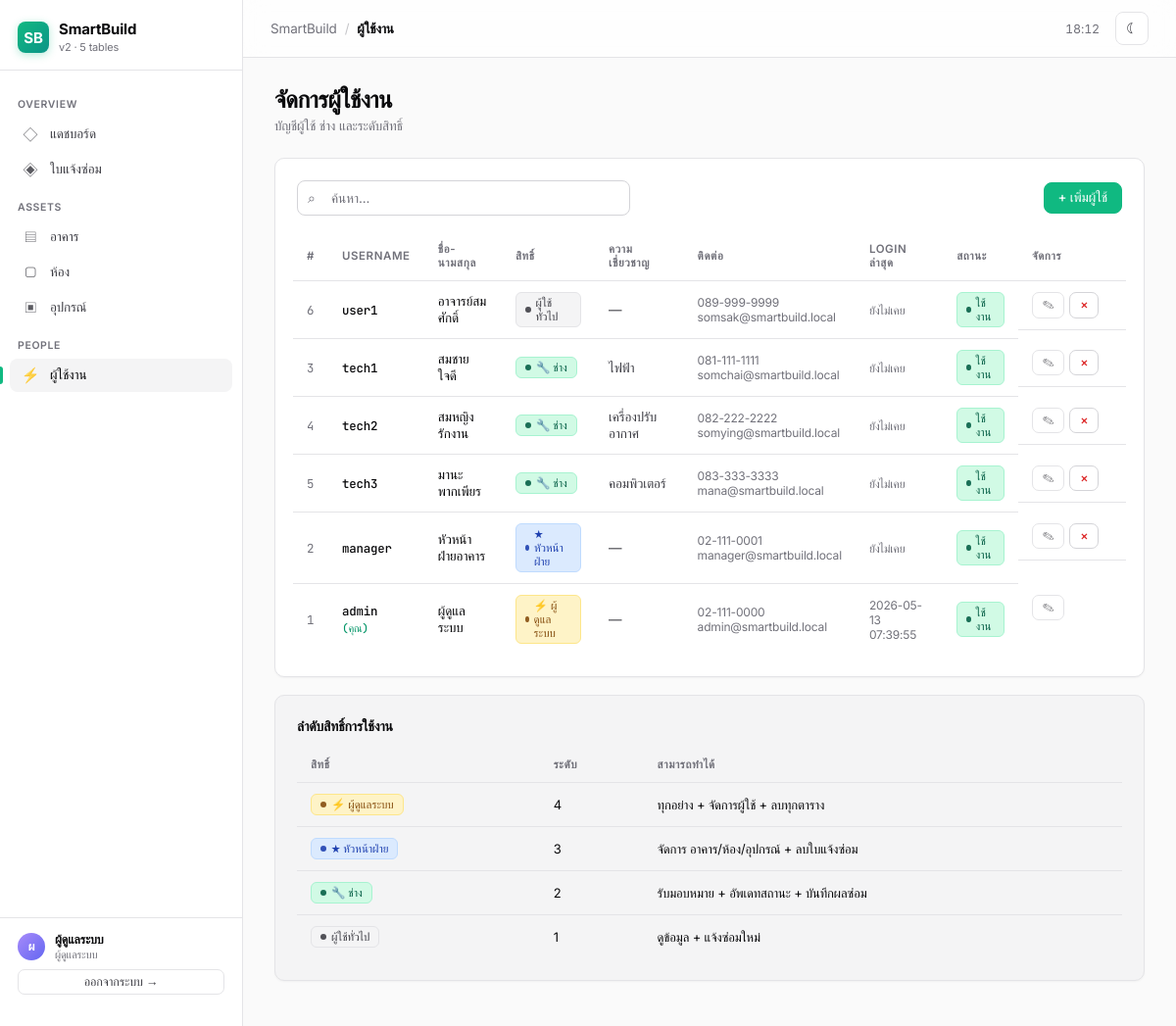
The app's page /users (signed in) with its own data.
### tables this page shows
CREATE TABLE users (
            id INTEGER PRIMARY KEY AUTOINCREMENT,
            username TEXT NOT NULL UNIQUE,
            password_hash TEXT NOT NULL,
            full_name TEXT NOT NULL,
            email TEXT,
            phone TEXT,
            role TEXT NOT NULL DEFAULT 'user',
            specialty TEXT,
            is_active INTEGER NOT NULL DEFAULT 1,
            created_at TEXT DEFAULT CURRENT_TIMESTAMP,
            last_login TEXT
        );

### app.py (the view)
@app.route("/users")
@role_required("admin")
def users():
    rows = get_db().execute("SELECT * FROM users ORDER BY role DESC, id").fetchall()
    return render_template("users.html", rows=rows)

### app.py (called while the page is built)
def get_db():
    if "db" not in g:
        g.db = sqlite3.connect(DB_PATH)
        g.db.row_factory = sqlite3.Row
        g.db.execute("PRAGMA foreign_keys = ON")
    return g.db

def current_user():
    if "user_id" not in session:
        return None
    if "_user" not in g:
        g._user = get_db().execute(
            "SELECT * FROM users WHERE id=? AND is_active=1", (session["user_id"],)
        ).fetchone()
    return g._user

@app.context_processor
def inject_globals():
    return {
        "current_user": current_user(),
        "ROLE_LABELS": ROLE_LABELS,
        "STATUS_LABELS": STATUS_LABELS,
        "PRIORITY_LABELS": PRIORITY_LABELS,
        "EQUIP_STATUS_LABELS": EQUIP_STATUS_LABELS,
    }

def role_required(min_role):
    def deco(view):
        @wraps(view)
        def wrapped(*a, **kw):
            u = current_user()
            if not u:
                return redirect(url_for("login", next=request.path))
            if ROLE_LEVELS.get(u["role"], 0) < ROLE_LEVELS[min_role]:
                flash("คุณไม่มีสิทธิ์เข้าถึงส่วนนี้", "error")
                return redirect(url_for("index"))
            return view(*a, **kw)
        return wrapped
    return deco

@app.before_request
def require_login():
    if request.endpoint in (None, "login", "static"):
        return
    if not current_user():
        return redirect(url_for("login", next=request.path))

### templates/users.html (shortened to what this page needs)
{% extends 'base.html' %}
{% block crumb %}ผู้ใช้งาน{% endblock %}
{% block content %}
<h2 class="page-title">จัดการผู้ใช้งาน</h2>
<p class="page-sub">บัญชีผู้ใช้ ช่าง และระดับสิทธิ์</p>
<div class="card">
  <div class="toolbar">
    <div class="toolbar-left">
      <div class="search-box"><span class="ico">⌕</span><input id="searchBox" placeholder="ค้นหา..." oninput="tableSearch('searchBox','mainTable')"></div>
    </div>
    <button class="btn btn-accent" onclick="openModal('addModal')">+ เพิ่มผู้ใช้</button>
  </div>
  <div class="table-wrap">
    <table id="mainTable">
      <thead><tr><th>#</th><th>Username</th><th>ชื่อ-นามสกุล</th><th>สิทธิ์</th><th>ความเชี่ยวชาญ</th><th>ติดต่อ</th><th>Login ล่าสุด</th><th>สถานะ</th><th style="width:110px">จัดการ</th></tr></thead>
      <tbody>
        {% for r in rows %}
        <tr style="{% if not r.is_active %}opacity:.5{% endif %}">
          <td class="mono" style="color:var(--muted)">{{ r.id }}</td>
          <td class="mono" style="font-weight:500">{{ r.username }}{% if r.id==current_user.id %} <span style="color:var(--accent-2);font-size:11px">(คุณ)</span>{% endif %}</td>
          <td>{{ r.full_name }}</td>
          <td>
            {% if r.role=='admin' %}<span class="badge" style="background:#fef3c7;color:#854d0e;border-color:#fde68a">⚡ {{ ROLE_LABELS[r.role] }}</span>
            {% elif r.role=='manager' %}<span class="badge badge-prog">★ {{ ROLE_LABELS[r.role] }}</span>
            {% elif r.role=='technician' %}<span class="badge badge-done">🔧 {{ ROLE_LABELS[r.role] }}</span>
            {% else %}<span class="badge badge-normal">{{ ROLE_LABELS[r.role] }}</span>{% endif %}
          </td>
          <td style="color:var(--text-2)">{{ r.specialty or '—' }}</td>
          <td style="font-size:12px;color:var(--muted)">
            {% if r.phone %}{{ r.phone }}<br>{% endif %}
            {% if r.email %}<span>{{ r.email }}</span>{% endif %}
          </td>
          <td style="font-size:12px;color:var(--muted)">{{ r.last_login or 'ยังไม่เคย' }}</td>
          <td>{% if r.is_active %}<span class="badge badge-ok">ใช้งาน</span>{% else %}<span class="badge badge-cancel">ปิด</span>{% endif %}</td>
          <td class="actions">
            <button class="btn btn-sm btn-ghost" onclick="openModal('edit{{r.id}}')">✎</button>
            {% if r.id != current_user.id %}<a class="btn btn-sm btn-danger" href="{{ url_for('users_delete', uid=r.id) }}" onclick="return confirm('ลบ {{r.username}}?')">×</a>{% endif %}
          </td>
        </tr>
        {% endfor %}
      </tbody>
    </table>
  </div>
</div>
<div class="card" style="background:var(--bg-elev)">
  <h3 style="font-size:14px;margin-bottom:12px">ลำดับสิทธิ์การใช้งาน</h3>
  <table style="font-size:13px">
    <thead><tr><th>สิทธิ์</th><th>ระดับ</th><th>สามารถทำได้</th></tr></thead>
    <tbody>
      <tr><td><span class="badge" style="background:#fef3c7;color:#854d0e;border-color:#fde68a">⚡ ผู้ดูแลระบบ</span></td><td>4</td><td>ทุกอย่าง + จัดการผู้ใช้ + ลบทุกตาราง</td></tr>
      <tr><td><span class="badge badge-prog">★ หัวหน้าฝ่าย</span></td><td>3</td><td>จัดการ อาคาร/ห้อง/อุปกรณ์ + ลบใบแจ้งซ่อม</td></tr>
      <tr><td><span class="badge badge-done">🔧 ช่าง</span></td><td>2</td><td>รับมอบหมาย + อัพเดทสถานะ + บันทึกผลซ่อม</td></tr>
      <tr><td><span class="badge badge-normal">ผู้ใช้ทั่วไป</span></td><td>1</td><td>ดูข้อมูล + แจ้งซ่อมใหม่</td></tr>
    </tbody>
  </table>
</div>
{% endblock %}

### templates/base.html (shortened to what this page needs)
<!doctype html>
<html lang="th">
<head>
</head>
<body>
<aside class="sidebar" id="sidebar">
  <div class="brand">
    <div class="logo">SB</div>
    <div>
      <div class="brand-name">SmartBuild</div>
      <div class="brand-sub">v2 · 5 tables</div>
    </div>
  </div>
  <div class="nav-section">Overview</div>
  <a class="nav-link {% if request.endpoint=='index' %}active{% endif %}" href="{{ url_for('index') }}"><span class="ico">◇</span>แดชบอร์ด</a>
  <a class="nav-link {% if request.endpoint in ['repairs','repairs_detail'] %}active{% endif %}" href="{{ url_for('repairs') }}"><span class="ico">◈</span>ใบแจ้งซ่อม</a>
  {% if current_user and current_user.role in ['technician','manager','admin'] %}
  <div class="nav-section">Assets</div>
  <a class="nav-link {% if request.endpoint=='buildings' %}active{% endif %}" href="{{ url_for('buildings') }}"><span class="ico">▤</span>อาคาร</a>
  <a class="nav-link {% if request.endpoint=='rooms' %}active{% endif %}" href="{{ url_for('rooms') }}"><span class="ico">▢</span>ห้อง</a>
  <a class="nav-link {% if request.endpoint=='equipment' %}active{% endif %}" href="{{ url_for('equipment') }}"><span class="ico">▣</span>อุปกรณ์</a>
  {% endif %}
  {% if current_user and current_user.role=='admin' %}
  <div class="nav-section">People</div>
  <a class="nav-link {% if request.endpoint=='users' %}active{% endif %}" href="{{ url_for('users') }}"><span class="ico">⚡</span>ผู้ใช้งาน</a>
  {% endif %}
  <div class="sidebar-foot" style="display:flex;flex-direction:column;gap:8px">
    <div style="display:flex;align-items:center;gap:10px">
      <div class="avatar">{{ (current_user.full_name or current_user.username)[:1]|upper if current_user else '?' }}</div>
      <div style="flex:1;min-width:0">
        <div style="color:var(--text);font-weight:600;font-size:12.5px;white-space:nowrap;overflow:hidden;text-overflow:ellipsis">{{ current_user.full_name if current_user else '-' }}</div>
        <div style="font-size:11px">{{ ROLE_LABELS.get(current_user.role,'') if current_user else '' }}</div>
      </div>
    </div>
    <a href="{{ url_for('logout') }}" class="btn btn-ghost btn-sm" style="justify-content:center">ออกจากระบบ →</a>
  </div>
</aside>
<div class="main">
  <div class="topbar">
    <div style="display:flex;align-items:center;gap:12px">
      <div class="crumb"><span>SmartBuild</span><span class="crumb-sep">/</span><b>{% block crumb %}{% endblock %}</b></div>
    </div>
    <div class="topbar-right">
      <span class="clock" id="clock"></span>
      <button class="icon-btn" onclick="toggleTheme()" title="สลับธีม"><span id="themeIco">◐</span></button>
    </div>
  </div>
  <div class="content">{% block content %}{% endblock %}</div>
</div>
</body>
</html>

### records on screen
users: full_name "ผ", full_name "ผู้ดูแลระบบ", role "ผู้ดูแลระบบ", id "1", username "admin", shows "(คุณ)", specialty "—", phone "02-111-0000", email "admin@smartbuild.local", last_login "2026-05-13 07:39:55", is_active "ใช้งาน"
users: id "6", username "user1", full_name "อาจารย์สมศักดิ์", role "ผู้ใช้ทั่วไป", specialty "—", phone "089-999-9999", email "somsak@smartbuild.local", last_login "ยังไม่เคย", is_active "ใช้งาน"
users: id "3", username "tech1", full_name "สมชาย ใจดี", role "ช่าง", specialty "ไฟฟ้า", phone "081-111-1111", email "somchai@smartbuild.local", last_login "ยังไม่เคย", is_active "ใช้งาน"
users: id "4", username "tech2", full_name "สมหญิง รักงาน", role "ช่าง", specialty "เครื่องปรับอากาศ", phone "082-222-2222", email "somying@smartbuild.local", last_login "ยังไม่เคย", is_active "ใช้งาน"
users: id "5", username "tech3", full_name "มานะ พากเพียร", role "ช่าง", specialty "คอมพิวเตอร์", phone "083-333-3333", email "mana@smartbuild.local", last_login "ยังไม่เคย", is_active "ใช้งาน"
users: id "2", username "manager", full_name "หัวหน้าฝ่ายอาคาร", role "หัวหน้าฝ่าย", specialty "—", phone "02-111-0001", email "manager@smartbuild.local", last_login "ยังไม่เคย", is_active "ใช้งาน"
